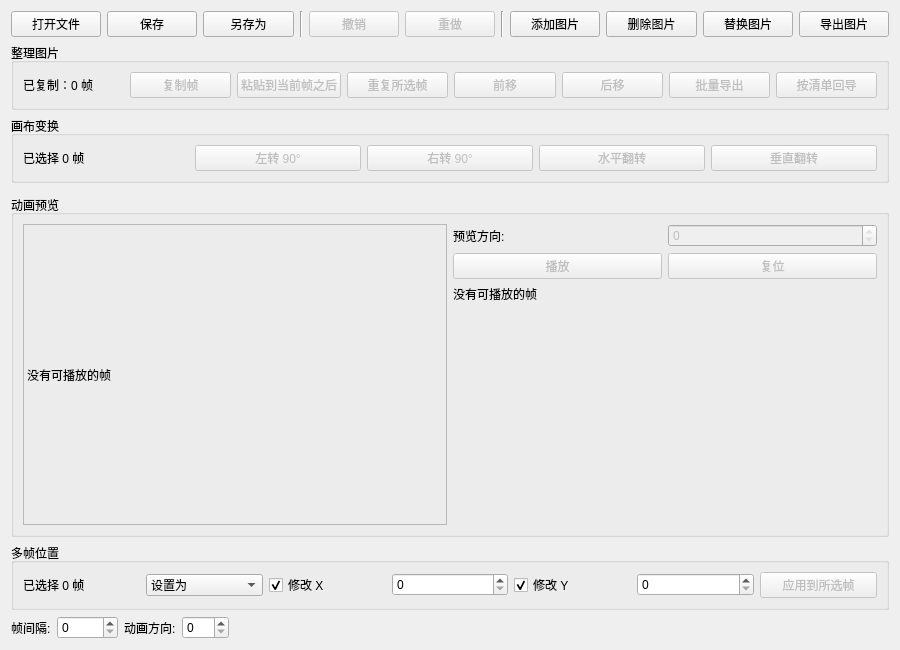
<?xml version="1.0" encoding="UTF-8"?>
<ui version="4.0">
 <class>ImageEditorWindow</class>
 <widget class="QWidget" name="ImageEditorWindow">
  <property name="geometry">
   <rect>
    <x>0</x>
    <y>0</y>
    <width>900</width>
    <height>650</height>
   </rect>
  </property>
  <property name="windowTitle">
   <string>图片编辑器</string>
  </property>
  <layout class="QVBoxLayout" name="mainLayout">
   <item>
    <layout class="QHBoxLayout" name="toolbarLayout">
     <item>
      <widget class="QPushButton" name="openButton">
       <property name="text">
        <string>打开文件</string>
       </property>
      </widget>
     </item>
     <item>
      <widget class="QPushButton" name="saveButton">
       <property name="text">
        <string>保存</string>
       </property>
      </widget>
     </item>
     <item>
      <widget class="QPushButton" name="saveAsButton">
       <property name="text">
        <string>另存为</string>
       </property>
      </widget>
     </item>
     <item>
      <widget class="Line">
       <property name="orientation">
        <enum>Qt::Vertical</enum>
       </property>
      </widget>
     </item>
     <item>
      <widget class="QPushButton" name="undoButton">
       <property name="enabled">
        <bool>false</bool>
       </property>
       <property name="text">
        <string>撤销</string>
       </property>
      </widget>
     </item>
     <item>
      <widget class="QPushButton" name="redoButton">
       <property name="enabled">
        <bool>false</bool>
       </property>
       <property name="text">
        <string>重做</string>
       </property>
      </widget>
     </item>
     <item>
      <widget class="Line">
       <property name="orientation">
        <enum>Qt::Vertical</enum>
       </property>
      </widget>
     </item>
     <item>
      <widget class="QPushButton" name="addFrameButton">
       <property name="text">
         <string>添加图片</string>
       </property>
      </widget>
     </item>
     <item>
      <widget class="QPushButton" name="deleteFrameButton">
       <property name="text">
        <string>删除图片</string>
       </property>
      </widget>
     </item>
     <item>
      <widget class="QPushButton" name="importFrameButton">
       <property name="text">
        <string>替换图片</string>
       </property>
      </widget>
     </item>
     <item>
      <widget class="QPushButton" name="exportFrameButton">
       <property name="text">
        <string>导出图片</string>
       </property>
      </widget>
     </item>
   </layout>
   </item>
   <item>
    <widget class="QGroupBox" name="frameStructureGroupBox">
     <property name="title">
      <string>整理图片</string>
     </property>
     <layout class="QHBoxLayout" name="frameStructureLayout">
      <item>
       <widget class="QLabel" name="frameClipboardLabel">
        <property name="text">
         <string>已复制：0 帧</string>
        </property>
       </widget>
      </item>
      <item>
       <widget class="QPushButton" name="copyFramesButton">
        <property name="enabled">
         <bool>false</bool>
        </property>
        <property name="text">
         <string>复制帧</string>
        </property>
       </widget>
      </item>
      <item>
       <widget class="QPushButton" name="pasteFramesButton">
        <property name="enabled">
         <bool>false</bool>
        </property>
        <property name="text">
         <string>粘贴到当前帧之后</string>
        </property>
       </widget>
      </item>
      <item>
       <widget class="QPushButton" name="duplicateFramesButton">
        <property name="enabled">
         <bool>false</bool>
        </property>
        <property name="text">
         <string>重复所选帧</string>
        </property>
       </widget>
      </item>
      <item>
       <widget class="QPushButton" name="moveFramesEarlierButton">
        <property name="enabled">
         <bool>false</bool>
        </property>
        <property name="text">
         <string>前移</string>
        </property>
       </widget>
      </item>
      <item>
       <widget class="QPushButton" name="moveFramesLaterButton">
        <property name="enabled">
         <bool>false</bool>
        </property>
        <property name="text">
         <string>后移</string>
        </property>
       </widget>
      </item>
      <item>
       <widget class="QPushButton" name="batchExportButton">
        <property name="enabled">
         <bool>false</bool>
        </property>
        <property name="text">
         <string>批量导出</string>
        </property>
       </widget>
      </item>
      <item>
       <widget class="QPushButton" name="reimportBatchButton">
        <property name="enabled">
         <bool>false</bool>
        </property>
        <property name="text">
         <string>按清单回导</string>
        </property>
       </widget>
      </item>
     </layout>
   </widget>
   </item>
   <item>
    <widget class="QGroupBox" name="canvasTransformGroupBox">
     <property name="title">
      <string>画布变换</string>
     </property>
     <layout class="QHBoxLayout" name="canvasTransformLayout">
      <item>
       <widget class="QLabel" name="canvasTransformSelectionLabel">
        <property name="text">
         <string>已选择 0 帧</string>
        </property>
       </widget>
      </item>
      <item>
       <widget class="QPushButton" name="rotateFramesLeftButton">
        <property name="enabled">
         <bool>false</bool>
        </property>
        <property name="text">
         <string>左转 90°</string>
        </property>
       </widget>
      </item>
      <item>
       <widget class="QPushButton" name="rotateFramesRightButton">
        <property name="enabled">
         <bool>false</bool>
        </property>
        <property name="text">
         <string>右转 90°</string>
        </property>
       </widget>
      </item>
      <item>
       <widget class="QPushButton" name="flipFramesHorizontallyButton">
        <property name="enabled">
         <bool>false</bool>
        </property>
        <property name="text">
         <string>水平翻转</string>
        </property>
       </widget>
      </item>
      <item>
       <widget class="QPushButton" name="flipFramesVerticallyButton">
        <property name="enabled">
         <bool>false</bool>
        </property>
        <property name="text">
         <string>垂直翻转</string>
        </property>
       </widget>
      </item>
     </layout>
    </widget>
   </item>
   <item>
    <widget class="QWidget" name="canvasContainer" native="true">
     <layout class="QVBoxLayout" name="canvasContainerLayout">
      <property name="leftMargin">
       <number>0</number>
      </property>
      <property name="topMargin">
       <number>0</number>
      </property>
      <property name="rightMargin">
       <number>0</number>
      </property>
      <property name="bottomMargin">
       <number>0</number>
      </property>
     </layout>
   </widget>
   </item>
   <item>
    <widget class="QGroupBox" name="animationPreviewGroupBox">
     <property name="title">
      <string>动画预览</string>
     </property>
     <layout class="QHBoxLayout" name="animationPreviewLayout">
      <item>
       <widget class="MpcPreviewLabel" name="animationPreviewLabel">
        <property name="minimumSize">
         <size>
          <width>240</width>
          <height>140</height>
         </size>
        </property>
        <property name="frameShape">
         <enum>QFrame::StyledPanel</enum>
        </property>
        <property name="text">
         <string>没有可播放的帧</string>
        </property>
       </widget>
      </item>
      <item>
       <layout class="QVBoxLayout" name="animationControlLayout">
        <item>
         <layout class="QHBoxLayout" name="animationDirectionLayout">
          <item>
           <widget class="QLabel" name="animationPreviewDirectionLabel">
            <property name="text">
             <string>预览方向:</string>
            </property>
           </widget>
          </item>
          <item>
           <widget class="QSpinBox" name="animationPreviewDirectionSpinBox">
            <property name="enabled">
             <bool>false</bool>
            </property>
            <property name="minimum">
             <number>0</number>
            </property>
            <property name="maximum">
             <number>0</number>
            </property>
           </widget>
          </item>
         </layout>
        </item>
        <item>
         <layout class="QHBoxLayout" name="animationButtonLayout">
          <item>
           <widget class="QPushButton" name="animationPlaybackButton">
            <property name="enabled">
             <bool>false</bool>
            </property>
            <property name="text">
             <string>播放</string>
            </property>
           </widget>
          </item>
          <item>
           <widget class="QPushButton" name="animationResetButton">
            <property name="enabled">
             <bool>false</bool>
            </property>
            <property name="text">
             <string>复位</string>
            </property>
           </widget>
          </item>
         </layout>
        </item>
        <item>
         <widget class="QLabel" name="animationStatusLabel">
          <property name="text">
           <string>没有可播放的帧</string>
          </property>
          <property name="wordWrap">
           <bool>true</bool>
          </property>
         </widget>
        </item>
        <item>
         <spacer name="animationVerticalSpacer">
          <property name="orientation">
           <enum>Qt::Vertical</enum>
          </property>
          <property name="sizeHint" stdset="0">
           <size>
            <width>20</width>
            <height>40</height>
           </size>
          </property>
         </spacer>
        </item>
       </layout>
      </item>
     </layout>
    </widget>
   </item>
   <item>
    <widget class="QGroupBox" name="batchOffsetGroupBox">
     <property name="title">
      <string>多帧位置</string>
     </property>
     <layout class="QHBoxLayout" name="batchOffsetLayout">
      <item>
       <widget class="QLabel" name="batchSelectionLabel">
        <property name="text">
         <string>已选择 0 帧</string>
        </property>
       </widget>
      </item>
      <item>
       <widget class="QComboBox" name="batchOffsetModeComboBox">
        <item>
         <property name="text">
          <string>设置为</string>
         </property>
        </item>
        <item>
         <property name="text">
          <string>增减</string>
         </property>
        </item>
       </widget>
      </item>
      <item>
       <widget class="QCheckBox" name="batchXEnabledCheckBox">
        <property name="text">
         <string>修改 X</string>
        </property>
        <property name="checked">
         <bool>true</bool>
        </property>
       </widget>
      </item>
      <item>
       <widget class="QSpinBox" name="batchXOffsetSpinBox"/>
      </item>
      <item>
       <widget class="QCheckBox" name="batchYEnabledCheckBox">
        <property name="text">
         <string>修改 Y</string>
        </property>
        <property name="checked">
         <bool>true</bool>
        </property>
       </widget>
      </item>
      <item>
       <widget class="QSpinBox" name="batchYOffsetSpinBox"/>
      </item>
      <item>
       <widget class="QPushButton" name="applyBatchOffsetButton">
        <property name="enabled">
         <bool>false</bool>
        </property>
        <property name="text">
         <string>应用到所选帧</string>
        </property>
       </widget>
      </item>
     </layout>
    </widget>
   </item>
   <item>
    <layout class="QHBoxLayout" name="controlsLayout">
     <item>
      <widget class="QLabel" name="intervalLabel">
       <property name="text">
        <string>帧间隔:</string>
       </property>
      </widget>
     </item>
     <item>
      <widget class="QSpinBox" name="intervalSpinBox">
       <property name="minimum">
        <number>0</number>
       </property>
       <property name="maximum">
        <number>99999</number>
       </property>
       <property name="value">
        <number>0</number>
       </property>
      </widget>
     </item>
     <item>
      <widget class="QLabel" name="directionLabel">
       <property name="text">
        <string>动画方向:</string>
       </property>
      </widget>
     </item>
     <item>
      <widget class="QSpinBox" name="directionSpinBox">
       <property name="minimum">
        <number>0</number>
       </property>
       <property name="maximum">
        <number>255</number>
       </property>
      </widget>
     </item>
     <item>
      <spacer name="horizontalSpacer">
       <property name="orientation">
        <enum>Qt::Horizontal</enum>
       </property>
       <property name="sizeHint" stdset="0">
        <size>
         <width>40</width>
         <height>20</height>
        </size>
       </property>
      </spacer>
     </item>
     <item>
      <widget class="QLabel" name="frameInfoLabel">
       <property name="text">
        <string/>
       </property>
      </widget>
     </item>
    </layout>
   </item>
  </layout>
 </widget>
 <customwidgets>
  <customwidget>
   <class>MpcPreviewLabel</class>
   <extends>QLabel</extends>
   <header>ui/MpcPreviewLabel.h</header>
  </customwidget>
 </customwidgets>
 <resources/>
 <connections/>
</ui>
